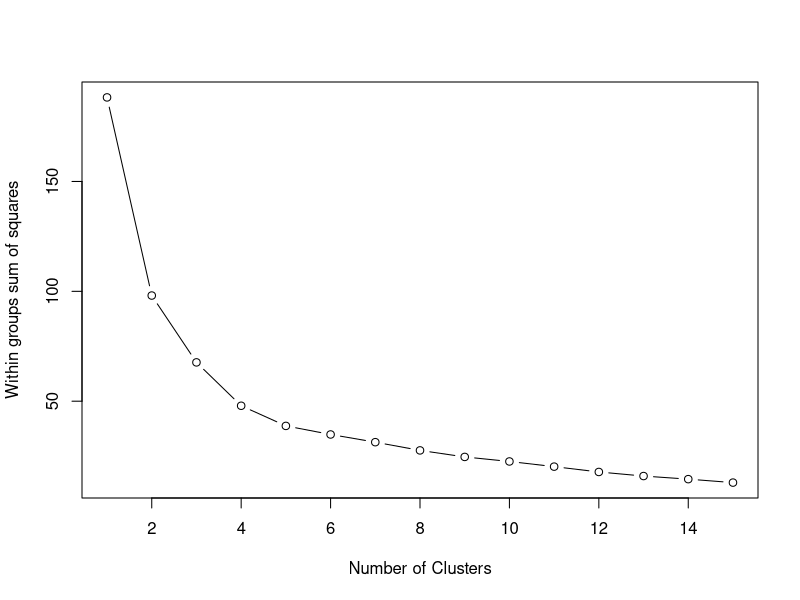
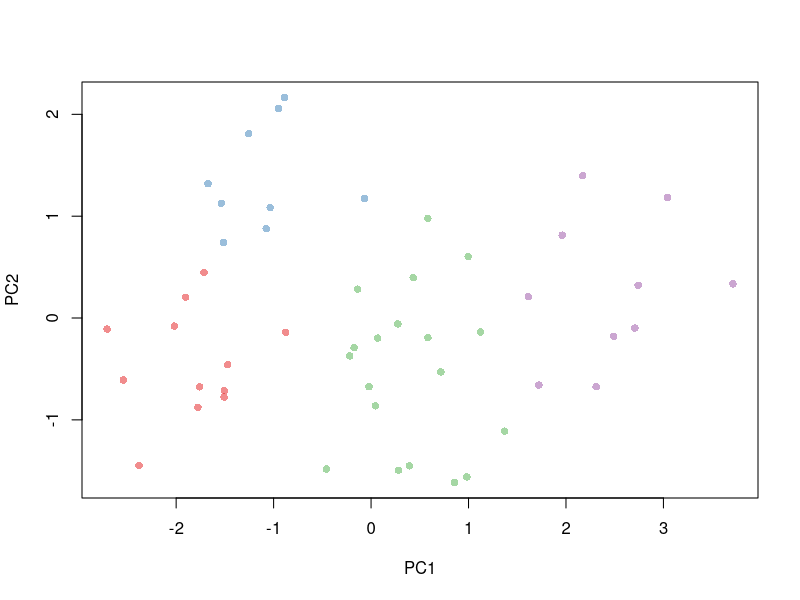
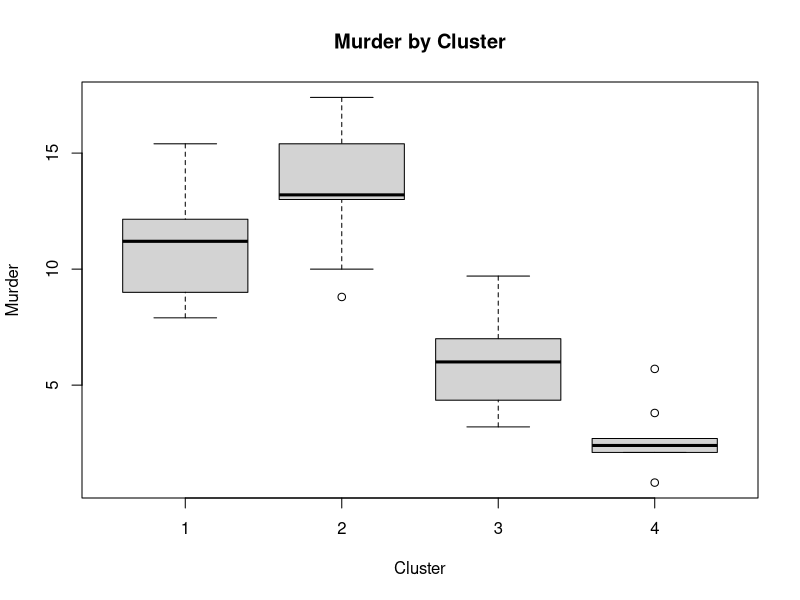
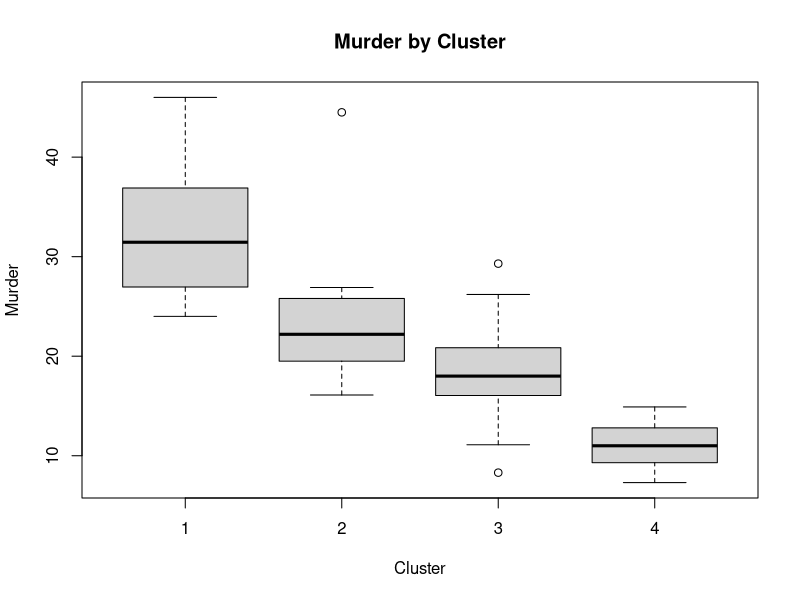
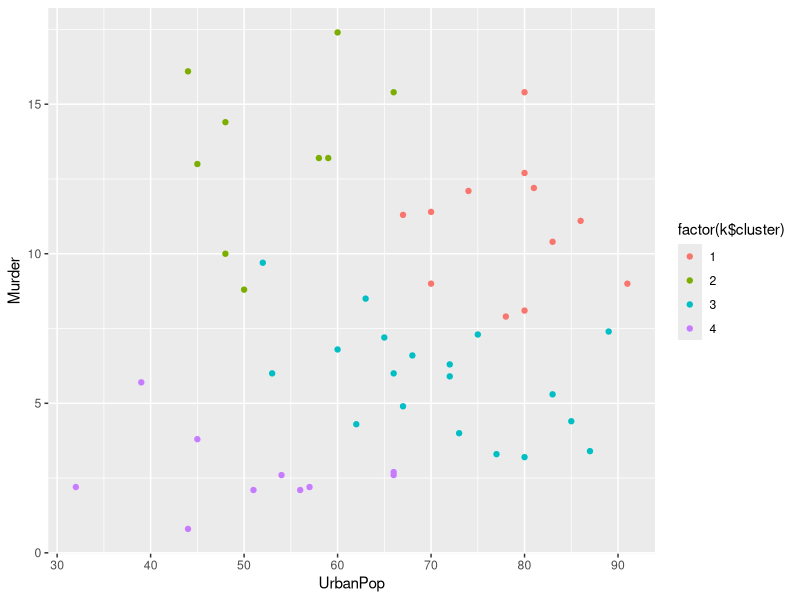
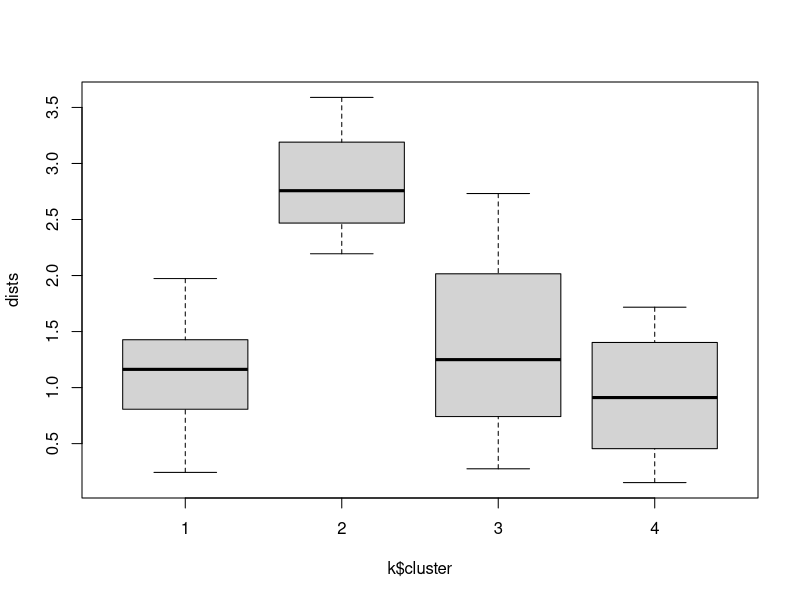
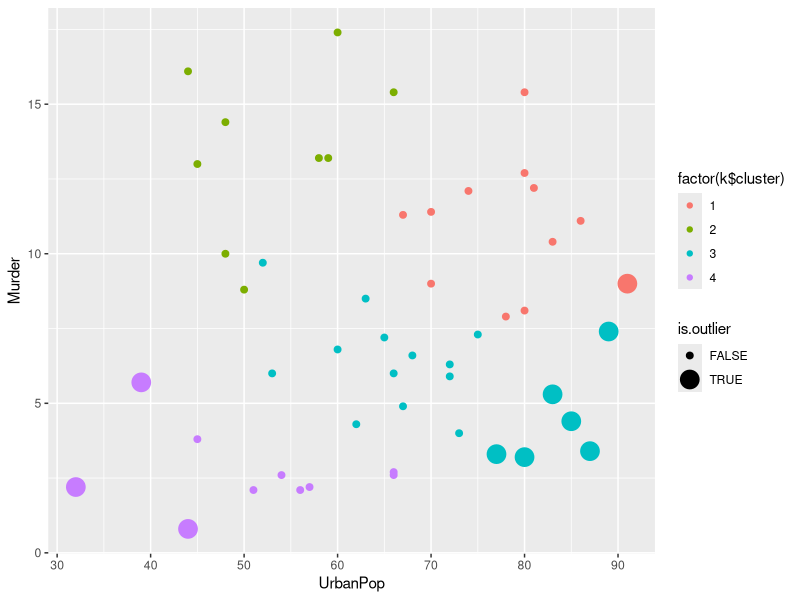
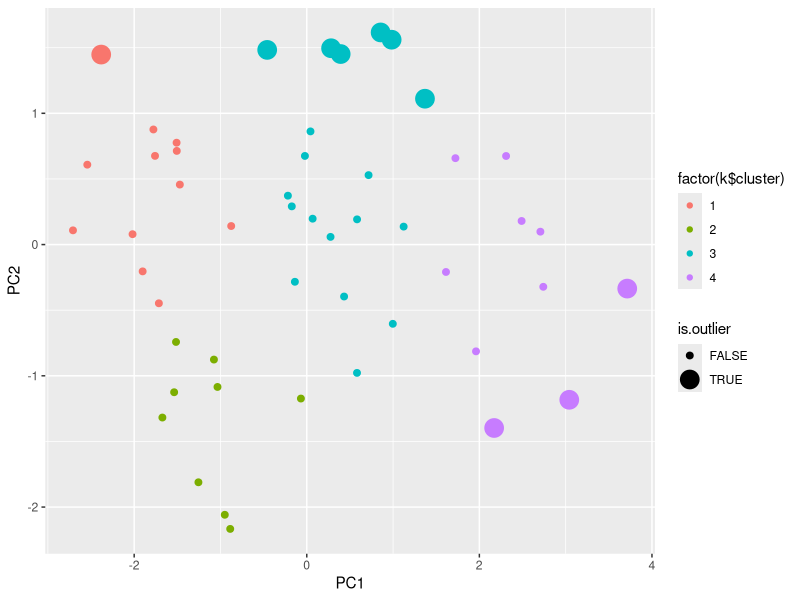

These figures' R source, in order:

data(USArrests)

library(caret)

trans = preProcess(USArrests, 
                   method=c("BoxCox", "center", 
                            "scale", "pca"))
z <- predict(trans, USArrests)

pc <- prcomp(z, center=FALSE, scale=FALSE)
comp <- predict(pc, z)

wss <- (nrow(comp)-1)*sum(apply(comp,2,var))
for (i in 2:15) wss[i] <- sum(kmeans(comp, centers=i, nstart=100, iter.max=1000)$withinss)
plot(1:15, wss, type="b", xlab="Number of Clusters",
     ylab="Within groups sum of squares")

k <- kmeans(comp, 4, nstart=25, iter.max=1000)
library(RColorBrewer)
library(scales)
palette(alpha(brewer.pal(9,'Set1'), 0.5))
plot(comp, col=k$clust, pch=16)

boxplot(USArrests$Murder ~ k$cluster, 
        xlab='Cluster', ylab='Murder', 
        main='Murder by Cluster')
boxplot(USArrests$Rape ~ k$cluster, 
        xlab='Cluster', ylab='Murder', 
        main='Murder by Cluster')

library(ggplot2)

g <- qplot(UrbanPop, Murder, data=USArrests, colour=factor(k$cluster))
print(g)


# sum of squares
ss <- function(x) sum(scale(x, scale = FALSE)^2)
rss <- function(x) sqrt(rowSums(x^2))

## cluster centers "fitted" to each obs.:
fitted.z <- fitted(k);  head(fitted.z)
resid.z <- z - fitted(k)

dists <- rss(resid.z)

avg.dists <- rowsum(dists, k$cluster) / rowsum(rep(1, length(k$cluster)), k$cluster)

boxplot(dists ~ k$cluster)

is.outlier <- rep(FALSE, length(k$cluster))
for (i in 1:length(k$cluster))
  is.outlier[[i]] <- (dists[[i]] > 1.4 * avg.dists[[k$cluster[[i]]]])

g <- qplot(UrbanPop, Murder, data=USArrests, colour=factor(k$cluster), size=is.outlier)
print(g)

g <- qplot(PC1, PC2, data=z, colour=factor(k$cluster), size=is.outlier)
print(g)

print(rownames(USArrests)[is.outlier])

###

x2 <- USArrests[! is.outlier,]
trans2 = preProcess(x2, 
                   method=c("BoxCox", "center", 
                            "scale", "pca"))
z2 <- predict(trans2, x2)

pc2 <- prcomp(z2, center=FALSE, scale=FALSE)
comp2 <- predict(pc2, z2)

k2 <- kmeans(comp2, 4, nstart=25, iter.max=1000)

boxplot(x2$Murder ~ k2$cluster, 
        xlab='Cluster', ylab='Murder', 
        main='Murder by Cluster')

g <- qplot(UrbanPop, Murder, data=x2, colour=factor(k2$cluster))
print(g)

